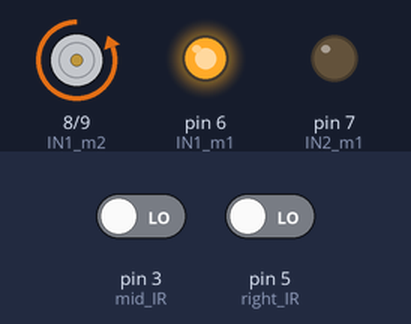
This sketch was run on a simulated Arduino Uno, built with avr-gcc and run on an emulated ATmega328P. Parts: motor-driver pin pairs drawn as motors (green arrow = first pin HIGH = forward, orange = second pin HIGH = backward, longer = more drive), output pins drawn as LEDs (lit = HIGH). The test bench sets the inputs (shaded band); at power-on: pin 3 (mid_IR) LOW, pin 5 (right_IR) LOW.

Above: at 1.2 s.
1.3 s: pin 3 (mid_IR) driven HIGH
At 2.5 s:
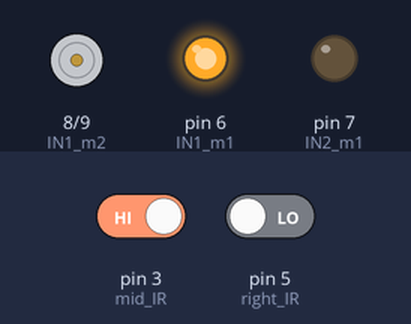
2.8 s: pin 3 (mid_IR) driven LOW
At 3.8 s:
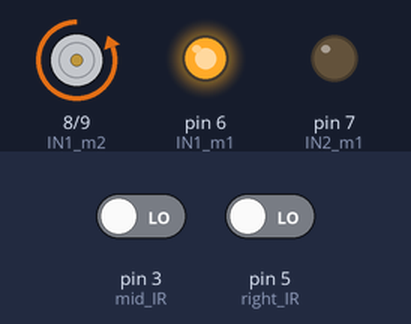
4.3 s: pin 5 (right_IR) driven HIGH
At 4.9 s:
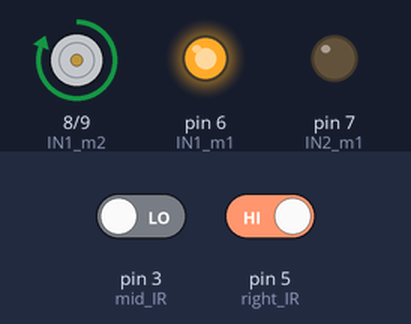
5.8 s: pin 5 (right_IR) driven LOW
At 7.2 s:
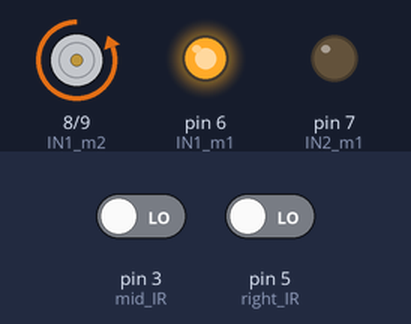
Timing chart, 0 to 8.3 s (numbered marks = the images above; inputs shaded):
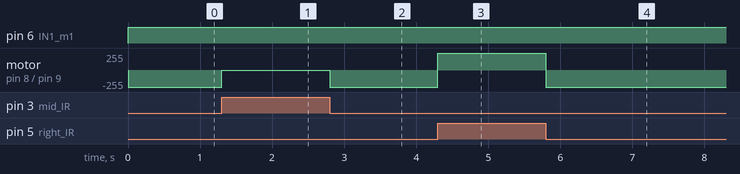

The sketch:

lfr_1.ino
```cpp
#define left_IR 1
#define mid_IR 3
#define right_IR 5
#define IN1_m1 6
#define IN2_m1 7
#define IN1_m2 8
#define IN2_m2 9


void setup() {
  Serial.begin(9600);
  pinMode(left_IR,INPUT);
  pinMode(mid_IR,INPUT);
  pinMode(right_IR,INPUT);
  pinMode(IN1_m1,OUTPUT);
  pinMode(IN2_m1,OUTPUT);
  pinMode(IN1_m2,OUTPUT);
  pinMode(IN2_m2,OUTPUT);

}

void loop() {
  int l=digitalRead(left_IR);
  int m=digitalRead(mid_IR);
  int r=digitalRead(right_IR);

  if(l==0&&m==0&&r==0){
    digitalWrite(IN1_m1,1);
    digitalWrite(IN2_m1,0);  //u-turn
    digitalWrite(IN1_m2,0);
    digitalWrite(IN2_m2,1);
  }
  else if (l==1&&m==1&&r==0){
    digitalWrite(IN1_m1,0);
    digitalWrite(IN2_m1,0);   //left
    digitalWrite(IN1_m2,1);
    digitalWrite(IN2_m2,0);
  }
  else if (l==0&&m==1&&r==1){
    digitalWrite(IN1_m1,1);
    digitalWrite(IN2_m1,0);
    digitalWrite(IN1_m2,0);  //right
    digitalWrite(IN2_m2,0);
  }
  else if (l==1&&m==1&&r==0){
    digitalWrite(IN1_m1,1);
    digitalWrite(IN2_m1,0);
    digitalWrite(IN1_m2,0);   //hard left
    digitalWrite(IN2_m2,1);
  }
  else if (l==0&&m==1&&r==1){
    digitalWrite(IN1_m1,0);
    digitalWrite(IN2_m1,1);
    digitalWrite(IN1_m2,1);   //hard right
    digitalWrite(IN2_m2,0);
  }
  else if (l==1&&m==1&&r==0){
    digitalWrite(IN1_m1,0);
    digitalWrite(IN2_m1,1);
    digitalWrite(IN1_m2,1);   //t-joint
    digitalWrite(IN2_m2,0);
  }
  else if (l==0&&m==1&&r==0){
    digitalWrite(IN1_m1,1);
    digitalWrite(IN2_m1,0);
    digitalWrite(IN1_m2,0);   //straight
    digitalWrite(IN2_m2,0);
  }
  else{
    digitalWrite(IN1_m1,1);
    digitalWrite(IN2_m1,0);
    digitalWrite(IN1_m2,1);
    digitalWrite(IN2_m2,0);
  }
}
```

Measured:
- after the input at 1.3 s, motor on pin 8 (IN1_m2) / pin 9 (IN2_m2): backward 255/255 → stopped at once
- after the input at 2.8 s, motor on pin 8 (IN1_m2) / pin 9 (IN2_m2): stopped → backward 255/255 at once
- after the input at 4.3 s, motor on pin 8 (IN1_m2) / pin 9 (IN2_m2): backward 255/255 → forward 255/255 at once
- after the input at 5.8 s, motor on pin 8 (IN1_m2) / pin 9 (IN2_m2): forward 255/255 → backward 255/255 at once
